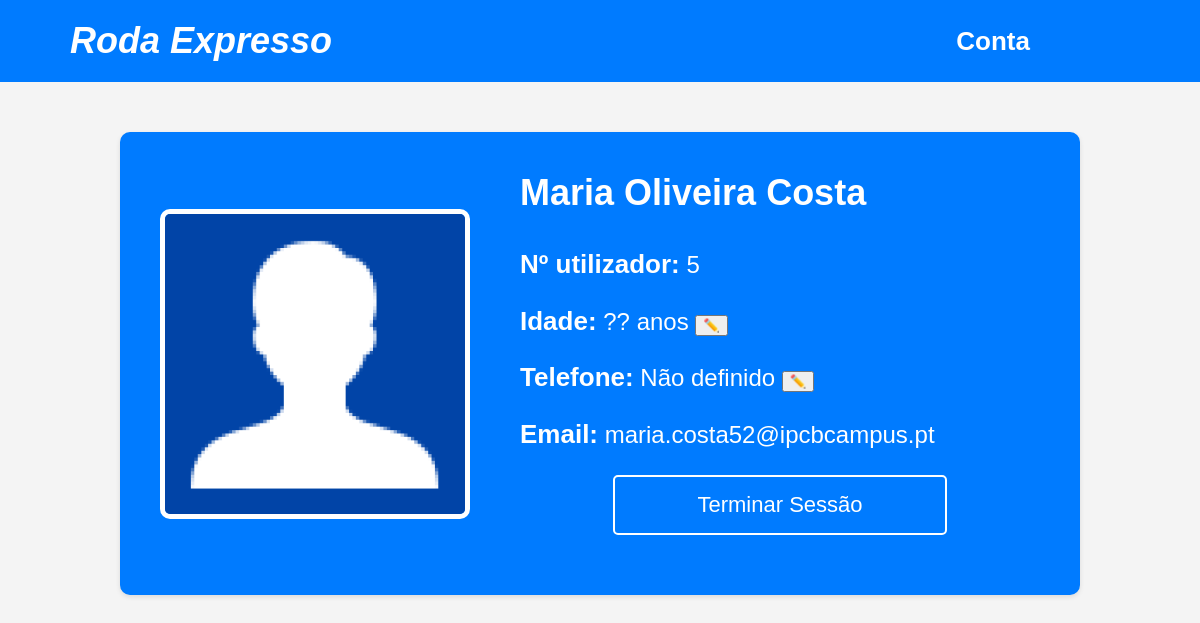
The page /pages/PgNaoValidados.php (signed in) on the database its author committed.
### tables this page shows
CREATE TABLE `utilizador` (
  `id_utilizador` int(11) NOT NULL,
  `nome_utilizador` varchar(255) NOT NULL,
  `email` varchar(255) NOT NULL,
  `password` varchar(255) NOT NULL,
  `data_registo` timestamp NOT NULL DEFAULT current_timestamp(),
  `tipo_utilizador` int(11) NOT NULL,
  `idade` int(11) DEFAULT NULL,
  `telefone` varchar(20) DEFAULT NULL
);

### pages/PgNaoValidados.php (the view, shortened to what this page needs)
<?php
    $user_id = $_SESSION['user_id'];
    $sql = "SELECT nome_utilizador, idade, telefone, email, tipo_utilizador FROM Utilizador WHERE id_utilizador = $user_id";
    $resultado = mysqli_query($conn, $sql);
    $dados = mysqli_fetch_assoc($resultado);
    $nome = $dados['nome_utilizador'];
    $idade = $dados['idade'] ?? '??';
    $telefone = $dados['telefone'] ?? 'Não definido';
    $email = $dados['email'];
?>
<!DOCTYPE html>
<html lang="pt-PT">
<head>
</head>
<body>
    <div class="header">
        <a href="" style="text-decoration: none; color: white;">
            <h1>Roda Expresso</h1>
        </a>
        <div class="menu">
            <a href="" class="negrito">Conta</a>
        </div>
    </div>
    <div class="container">
        <div class="conta-container">
            <img src="../images/homem.png" alt="Foto do Utilizador" class="foto-perfil">
            <div class="info-utilizador">
                <h2><?php echo htmlspecialchars($nome); ?></h2>
                <div class="detalhes-utilizador">
                    <p><span class="negrito">Nº utilizador:</span> <?php echo $user_id; ?></p>
                    <form method="POST" style="display:inline;">
                        <p>
                            <span class="negrito">Idade:</span>
                            <span id="idade_texto"><?php echo $idade ? $idade . ' anos' : 'Não definida'; ?></span>
                            <button type="button" onclick="editarCampo('idade')" id="btn_editar_idade">✏️</button>
                        </p>
                    </form>
                    <form method="POST" style="display:inline;">
                        <p>
                            <span class="negrito">Telefone:</span>
                            <span id="telefone_texto"><?php echo htmlspecialchars($telefone); ?></span>
                            <button type="button" onclick="editarCampo('telefone')" id="btn_editar_telefone">✏️</button>
                        </p>
                    </form>
                    <p><span class="negrito">Email:</span> <?php echo htmlspecialchars($email); ?></p>
                </div>
                <a href="logout.php" class="botao-logout">Terminar Sessão</a>
            </div>
        </div>
    </div>
</body>
</html>

### pages/PgNaoValidados.php (style rules this page uses)
body { font-family: Arial, sans-serif; margin: 0; padding: 0; background-color: #f4f4f4; }
.header { background-color: #007bff; color: white; padding: 20px; display: flex; justify-content: space-between; align-items: center; }
.header h1 { margin: 0; padding-left: 50px; font-weight: bold; font-style: italic; font-size: 36px; }
.menu { display: flex; gap: 50px; padding-right: 150px; font-size: 25px; }
.menu a { text-decoration: none; color: white; }
.negrito { font-weight: bold; font-size: 26px; }
.container { width: 80%; margin: auto; margin-top: 50px; }
.conta-container { background-color: #007bff; padding: 40px; border-radius: 10px; margin-bottom: 20px; box-shadow: 0 2px 5px rgba(0, 0, 0, 0.1); display: flex; align-items: center; gap: 50px; }
.foto-perfil { width: 300px; height: 300px; object-fit: cover; border: 5px solid white; border-radius: 10px; }
.info-utilizador { flex-grow: 1; color: white; }
.info-utilizador h2 { font-size: 36px; margin-top: 0; margin-bottom: 30px; }
.detalhes-utilizador { font-size: 24px; line-height: 1.6; }
.detalhes-utilizador p { margin: 15px 0; }
.botao-logout { display: block; width: 300px; padding: 15px; margin: 20px auto; border: 2px solid white; color: white; background-color: transparent; font-size: 22px; cursor: pointer; border-radius: 5px; text-align: center; text-decoration: none; }

### rows shown on the page
utilizador: nome_utilizador "Maria Oliveira Costa", idade "??", telefone "Não definido", email "maria.costa52@ipcbcampus.pt"

### other values the page prints
$user_id "5"
